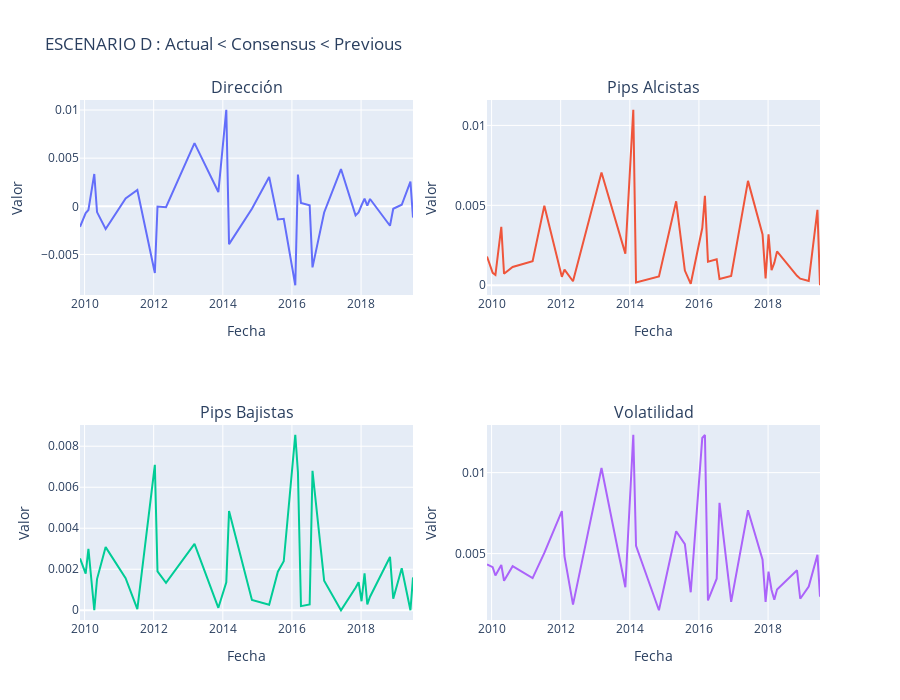

Notebook source saved alongside this figure:
### Code cell
plotesc(USD,Dusd,"ESCENARIO D : Actual < Consensus < Previous")
